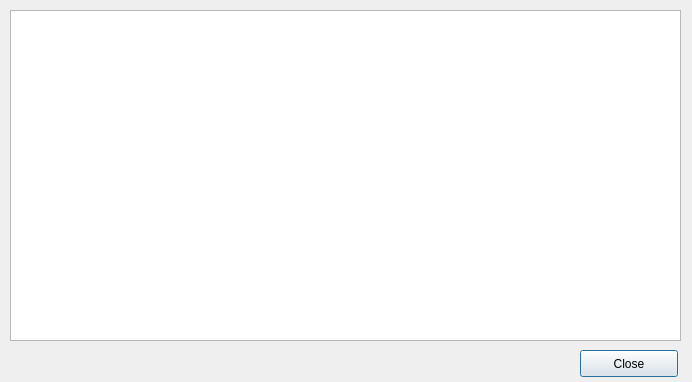
<?xml version="1.0" encoding="UTF-8"?>
<ui version="4.0">
 <class>error_logs</class>
 <widget class="QDialog" name="error_logs">
  <property name="geometry">
   <rect>
    <x>0</x>
    <y>0</y>
    <width>692</width>
    <height>382</height>
   </rect>
  </property>
  <property name="windowTitle">
   <string>Error Logs</string>
  </property>
  <widget class="QTextBrowser" name="log_viewer">
   <property name="geometry">
    <rect>
     <x>10</x>
     <y>10</y>
     <width>671</width>
     <height>331</height>
    </rect>
   </property>
  </widget>
  <widget class="QPushButton" name="close">
   <property name="geometry">
    <rect>
     <x>580</x>
     <y>350</y>
     <width>98</width>
     <height>27</height>
    </rect>
   </property>
   <property name="text">
    <string>Close</string>
   </property>
  </widget>
 </widget>
 <resources/>
 <connections/>
</ui>
